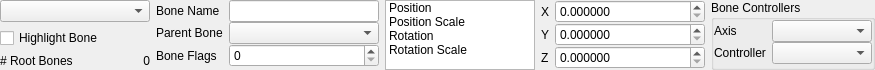
<?xml version="1.0" encoding="UTF-8"?>
<ui version="4.0">
 <class>ui::assets::studiomodel::StudioModelBonesPanel</class>
 <widget class="QWidget" name="ui::assets::studiomodel::StudioModelBonesPanel">
  <property name="geometry">
   <rect>
    <x>0</x>
    <y>0</y>
    <width>860</width>
    <height>73</height>
   </rect>
  </property>
  <property name="windowTitle">
   <string>Form</string>
  </property>
  <layout class="QHBoxLayout" name="horizontalLayout">
   <property name="spacing">
    <number>6</number>
   </property>
   <property name="sizeConstraint">
    <enum>QLayout::SetFixedSize</enum>
   </property>
   <property name="leftMargin">
    <number>0</number>
   </property>
   <property name="topMargin">
    <number>0</number>
   </property>
   <property name="rightMargin">
    <number>0</number>
   </property>
   <property name="bottomMargin">
    <number>0</number>
   </property>
   <item>
    <layout class="QGridLayout" name="gridLayout">
     <property name="sizeConstraint">
      <enum>QLayout::SetDefaultConstraint</enum>
     </property>
     <item row="2" column="0">
      <widget class="QLabel" name="label_18">
       <property name="sizePolicy">
        <sizepolicy hsizetype="Fixed" vsizetype="Preferred">
         <horstretch>0</horstretch>
         <verstretch>0</verstretch>
        </sizepolicy>
       </property>
       <property name="text">
        <string># Root Bones</string>
       </property>
      </widget>
     </item>
     <item row="2" column="1">
      <widget class="QLabel" name="RootBonesCount">
       <property name="text">
        <string>0</string>
       </property>
       <property name="alignment">
        <set>Qt::AlignRight|Qt::AlignTrailing|Qt::AlignVCenter</set>
       </property>
      </widget>
     </item>
     <item row="1" column="0" colspan="2">
      <widget class="QCheckBox" name="HighlightBone">
       <property name="text">
        <string>Highlight Bone</string>
       </property>
       <property name="checked">
        <bool>false</bool>
       </property>
      </widget>
     </item>
     <item row="0" column="0" colspan="2">
      <widget class="QComboBox" name="Bones">
       <property name="sizePolicy">
        <sizepolicy hsizetype="Preferred" vsizetype="Fixed">
         <horstretch>0</horstretch>
         <verstretch>0</verstretch>
        </sizepolicy>
       </property>
       <property name="minimumSize">
        <size>
         <width>150</width>
         <height>0</height>
        </size>
       </property>
       <property name="maximumSize">
        <size>
         <width>16777215</width>
         <height>16777215</height>
        </size>
       </property>
      </widget>
     </item>
     <item row="3" column="0" colspan="2">
      <spacer name="verticalSpacer_2">
       <property name="orientation">
        <enum>Qt::Vertical</enum>
       </property>
       <property name="sizeHint" stdset="0">
        <size>
         <width>20</width>
         <height>0</height>
        </size>
       </property>
      </spacer>
     </item>
    </layout>
   </item>
   <item>
    <layout class="QGridLayout" name="gridLayout_2">
     <property name="verticalSpacing">
      <number>0</number>
     </property>
     <item row="0" column="0">
      <widget class="QLabel" name="label">
       <property name="sizePolicy">
        <sizepolicy hsizetype="Fixed" vsizetype="Preferred">
         <horstretch>0</horstretch>
         <verstretch>0</verstretch>
        </sizepolicy>
       </property>
       <property name="text">
        <string>Bone Name</string>
       </property>
      </widget>
     </item>
     <item row="0" column="1">
      <widget class="QLineEdit" name="BoneName">
       <property name="sizePolicy">
        <sizepolicy hsizetype="Fixed" vsizetype="Fixed">
         <horstretch>0</horstretch>
         <verstretch>0</verstretch>
        </sizepolicy>
       </property>
       <property name="minimumSize">
        <size>
         <width>150</width>
         <height>0</height>
        </size>
       </property>
       <property name="maximumSize">
        <size>
         <width>150</width>
         <height>16777215</height>
        </size>
       </property>
      </widget>
     </item>
     <item row="2" column="0">
      <widget class="QLabel" name="label_3">
       <property name="sizePolicy">
        <sizepolicy hsizetype="Fixed" vsizetype="Preferred">
         <horstretch>0</horstretch>
         <verstretch>0</verstretch>
        </sizepolicy>
       </property>
       <property name="text">
        <string>Bone Flags</string>
       </property>
      </widget>
     </item>
     <item row="2" column="1">
      <widget class="QSpinBox" name="BoneFlags">
       <property name="sizePolicy">
        <sizepolicy hsizetype="Fixed" vsizetype="Fixed">
         <horstretch>0</horstretch>
         <verstretch>0</verstretch>
        </sizepolicy>
       </property>
       <property name="minimumSize">
        <size>
         <width>150</width>
         <height>0</height>
        </size>
       </property>
       <property name="maximumSize">
        <size>
         <width>150</width>
         <height>16777215</height>
        </size>
       </property>
      </widget>
     </item>
     <item row="1" column="1">
      <widget class="QComboBox" name="ParentBone">
       <property name="sizePolicy">
        <sizepolicy hsizetype="Fixed" vsizetype="Fixed">
         <horstretch>0</horstretch>
         <verstretch>0</verstretch>
        </sizepolicy>
       </property>
       <property name="minimumSize">
        <size>
         <width>150</width>
         <height>0</height>
        </size>
       </property>
       <property name="maximumSize">
        <size>
         <width>150</width>
         <height>16777215</height>
        </size>
       </property>
      </widget>
     </item>
     <item row="1" column="0">
      <widget class="QLabel" name="label_2">
       <property name="sizePolicy">
        <sizepolicy hsizetype="Fixed" vsizetype="Preferred">
         <horstretch>0</horstretch>
         <verstretch>0</verstretch>
        </sizepolicy>
       </property>
       <property name="text">
        <string>Parent Bone</string>
       </property>
      </widget>
     </item>
     <item row="3" column="0" colspan="2">
      <spacer name="verticalSpacer_4">
       <property name="orientation">
        <enum>Qt::Vertical</enum>
       </property>
       <property name="sizeHint" stdset="0">
        <size>
         <width>20</width>
         <height>0</height>
        </size>
       </property>
      </spacer>
     </item>
    </layout>
   </item>
   <item>
    <widget class="QListWidget" name="BonePropertyList">
     <property name="sizePolicy">
      <sizepolicy hsizetype="Preferred" vsizetype="Minimum">
       <horstretch>0</horstretch>
       <verstretch>0</verstretch>
      </sizepolicy>
     </property>
     <property name="minimumSize">
      <size>
       <width>150</width>
       <height>0</height>
      </size>
     </property>
     <property name="maximumSize">
      <size>
       <width>16777215</width>
       <height>16777215</height>
      </size>
     </property>
     <property name="verticalScrollBarPolicy">
      <enum>Qt::ScrollBarAlwaysOff</enum>
     </property>
     <property name="horizontalScrollBarPolicy">
      <enum>Qt::ScrollBarAlwaysOff</enum>
     </property>
     <property name="sizeAdjustPolicy">
      <enum>QAbstractScrollArea::AdjustToContentsOnFirstShow</enum>
     </property>
     <item>
      <property name="text">
       <string>Position</string>
      </property>
     </item>
     <item>
      <property name="text">
       <string>Position Scale</string>
      </property>
     </item>
     <item>
      <property name="text">
       <string>Rotation</string>
      </property>
     </item>
     <item>
      <property name="text">
       <string>Rotation Scale</string>
      </property>
     </item>
    </widget>
   </item>
   <item>
    <widget class="QStackedWidget" name="BonePropertyStack">
     <property name="sizePolicy">
      <sizepolicy hsizetype="Preferred" vsizetype="Minimum">
       <horstretch>0</horstretch>
       <verstretch>0</verstretch>
      </sizepolicy>
     </property>
     <property name="currentIndex">
      <number>3</number>
     </property>
     <widget class="QWidget" name="page">
      <property name="sizePolicy">
       <sizepolicy hsizetype="Preferred" vsizetype="Preferred">
        <horstretch>0</horstretch>
        <verstretch>0</verstretch>
       </sizepolicy>
      </property>
      <layout class="QGridLayout" name="gridLayout_3">
       <property name="leftMargin">
        <number>0</number>
       </property>
       <property name="topMargin">
        <number>0</number>
       </property>
       <property name="rightMargin">
        <number>0</number>
       </property>
       <property name="bottomMargin">
        <number>0</number>
       </property>
       <property name="verticalSpacing">
        <number>0</number>
       </property>
       <item row="1" column="1">
        <widget class="QDoubleSpinBox" name="PositionY">
         <property name="sizePolicy">
          <sizepolicy hsizetype="Preferred" vsizetype="Fixed">
           <horstretch>0</horstretch>
           <verstretch>0</verstretch>
          </sizepolicy>
         </property>
         <property name="minimumSize">
          <size>
           <width>150</width>
           <height>0</height>
          </size>
         </property>
         <property name="maximumSize">
          <size>
           <width>16777215</width>
           <height>16777215</height>
          </size>
         </property>
         <property name="decimals">
          <number>6</number>
         </property>
        </widget>
       </item>
       <item row="2" column="1">
        <widget class="QDoubleSpinBox" name="PositionZ">
         <property name="sizePolicy">
          <sizepolicy hsizetype="Preferred" vsizetype="Fixed">
           <horstretch>0</horstretch>
           <verstretch>0</verstretch>
          </sizepolicy>
         </property>
         <property name="minimumSize">
          <size>
           <width>150</width>
           <height>0</height>
          </size>
         </property>
         <property name="maximumSize">
          <size>
           <width>16777215</width>
           <height>16777215</height>
          </size>
         </property>
         <property name="decimals">
          <number>6</number>
         </property>
        </widget>
       </item>
       <item row="1" column="0">
        <widget class="QLabel" name="label_5">
         <property name="sizePolicy">
          <sizepolicy hsizetype="Fixed" vsizetype="Preferred">
           <horstretch>0</horstretch>
           <verstretch>0</verstretch>
          </sizepolicy>
         </property>
         <property name="text">
          <string>Y</string>
         </property>
        </widget>
       </item>
       <item row="0" column="0">
        <widget class="QLabel" name="label_4">
         <property name="sizePolicy">
          <sizepolicy hsizetype="Fixed" vsizetype="Preferred">
           <horstretch>0</horstretch>
           <verstretch>0</verstretch>
          </sizepolicy>
         </property>
         <property name="text">
          <string>X</string>
         </property>
        </widget>
       </item>
       <item row="0" column="1">
        <widget class="QDoubleSpinBox" name="PositionX">
         <property name="sizePolicy">
          <sizepolicy hsizetype="Preferred" vsizetype="Fixed">
           <horstretch>0</horstretch>
           <verstretch>0</verstretch>
          </sizepolicy>
         </property>
         <property name="minimumSize">
          <size>
           <width>150</width>
           <height>0</height>
          </size>
         </property>
         <property name="maximumSize">
          <size>
           <width>16777215</width>
           <height>16777215</height>
          </size>
         </property>
         <property name="decimals">
          <number>6</number>
         </property>
        </widget>
       </item>
       <item row="2" column="0">
        <widget class="QLabel" name="label_6">
         <property name="sizePolicy">
          <sizepolicy hsizetype="Fixed" vsizetype="Preferred">
           <horstretch>0</horstretch>
           <verstretch>0</verstretch>
          </sizepolicy>
         </property>
         <property name="text">
          <string>Z</string>
         </property>
        </widget>
       </item>
       <item row="3" column="1">
        <spacer name="verticalSpacer_6">
         <property name="orientation">
          <enum>Qt::Vertical</enum>
         </property>
         <property name="sizeHint" stdset="0">
          <size>
           <width>20</width>
           <height>0</height>
          </size>
         </property>
        </spacer>
       </item>
      </layout>
     </widget>
     <widget class="QWidget" name="page_2">
      <layout class="QGridLayout" name="gridLayout_4">
       <property name="leftMargin">
        <number>0</number>
       </property>
       <property name="topMargin">
        <number>0</number>
       </property>
       <property name="rightMargin">
        <number>0</number>
       </property>
       <property name="bottomMargin">
        <number>0</number>
       </property>
       <property name="verticalSpacing">
        <number>0</number>
       </property>
       <item row="1" column="1">
        <widget class="QDoubleSpinBox" name="PositionScaleY">
         <property name="sizePolicy">
          <sizepolicy hsizetype="Preferred" vsizetype="Fixed">
           <horstretch>0</horstretch>
           <verstretch>0</verstretch>
          </sizepolicy>
         </property>
         <property name="minimumSize">
          <size>
           <width>150</width>
           <height>0</height>
          </size>
         </property>
         <property name="maximumSize">
          <size>
           <width>16777215</width>
           <height>16777215</height>
          </size>
         </property>
         <property name="decimals">
          <number>6</number>
         </property>
        </widget>
       </item>
       <item row="0" column="0">
        <widget class="QLabel" name="label_7">
         <property name="sizePolicy">
          <sizepolicy hsizetype="Fixed" vsizetype="Preferred">
           <horstretch>0</horstretch>
           <verstretch>0</verstretch>
          </sizepolicy>
         </property>
         <property name="text">
          <string>X</string>
         </property>
        </widget>
       </item>
       <item row="0" column="1">
        <widget class="QDoubleSpinBox" name="PositionScaleX">
         <property name="sizePolicy">
          <sizepolicy hsizetype="Preferred" vsizetype="Fixed">
           <horstretch>0</horstretch>
           <verstretch>0</verstretch>
          </sizepolicy>
         </property>
         <property name="minimumSize">
          <size>
           <width>150</width>
           <height>0</height>
          </size>
         </property>
         <property name="maximumSize">
          <size>
           <width>16777215</width>
           <height>16777215</height>
          </size>
         </property>
         <property name="decimals">
          <number>6</number>
         </property>
        </widget>
       </item>
       <item row="2" column="0">
        <widget class="QLabel" name="label_9">
         <property name="sizePolicy">
          <sizepolicy hsizetype="Fixed" vsizetype="Preferred">
           <horstretch>0</horstretch>
           <verstretch>0</verstretch>
          </sizepolicy>
         </property>
         <property name="text">
          <string>Z</string>
         </property>
        </widget>
       </item>
       <item row="1" column="0">
        <widget class="QLabel" name="label_8">
         <property name="sizePolicy">
          <sizepolicy hsizetype="Fixed" vsizetype="Preferred">
           <horstretch>0</horstretch>
           <verstretch>0</verstretch>
          </sizepolicy>
         </property>
         <property name="text">
          <string>Y</string>
         </property>
        </widget>
       </item>
       <item row="2" column="1">
        <widget class="QDoubleSpinBox" name="PositionScaleZ">
         <property name="sizePolicy">
          <sizepolicy hsizetype="Preferred" vsizetype="Fixed">
           <horstretch>0</horstretch>
           <verstretch>0</verstretch>
          </sizepolicy>
         </property>
         <property name="minimumSize">
          <size>
           <width>150</width>
           <height>0</height>
          </size>
         </property>
         <property name="maximumSize">
          <size>
           <width>16777215</width>
           <height>16777215</height>
          </size>
         </property>
         <property name="decimals">
          <number>6</number>
         </property>
        </widget>
       </item>
       <item row="3" column="1">
        <spacer name="verticalSpacer_7">
         <property name="orientation">
          <enum>Qt::Vertical</enum>
         </property>
         <property name="sizeHint" stdset="0">
          <size>
           <width>20</width>
           <height>0</height>
          </size>
         </property>
        </spacer>
       </item>
      </layout>
     </widget>
     <widget class="QWidget" name="page_3">
      <layout class="QGridLayout" name="gridLayout_5">
       <property name="leftMargin">
        <number>0</number>
       </property>
       <property name="topMargin">
        <number>0</number>
       </property>
       <property name="rightMargin">
        <number>0</number>
       </property>
       <property name="bottomMargin">
        <number>0</number>
       </property>
       <property name="verticalSpacing">
        <number>0</number>
       </property>
       <item row="1" column="1">
        <widget class="QDoubleSpinBox" name="RotationY">
         <property name="sizePolicy">
          <sizepolicy hsizetype="Preferred" vsizetype="Fixed">
           <horstretch>0</horstretch>
           <verstretch>0</verstretch>
          </sizepolicy>
         </property>
         <property name="minimumSize">
          <size>
           <width>150</width>
           <height>0</height>
          </size>
         </property>
         <property name="maximumSize">
          <size>
           <width>16777215</width>
           <height>16777215</height>
          </size>
         </property>
         <property name="decimals">
          <number>6</number>
         </property>
        </widget>
       </item>
       <item row="2" column="1">
        <widget class="QDoubleSpinBox" name="RotationZ">
         <property name="sizePolicy">
          <sizepolicy hsizetype="Preferred" vsizetype="Fixed">
           <horstretch>0</horstretch>
           <verstretch>0</verstretch>
          </sizepolicy>
         </property>
         <property name="minimumSize">
          <size>
           <width>150</width>
           <height>0</height>
          </size>
         </property>
         <property name="maximumSize">
          <size>
           <width>16777215</width>
           <height>16777215</height>
          </size>
         </property>
         <property name="decimals">
          <number>6</number>
         </property>
        </widget>
       </item>
       <item row="1" column="0">
        <widget class="QLabel" name="label_11">
         <property name="sizePolicy">
          <sizepolicy hsizetype="Fixed" vsizetype="Preferred">
           <horstretch>0</horstretch>
           <verstretch>0</verstretch>
          </sizepolicy>
         </property>
         <property name="text">
          <string>Y</string>
         </property>
        </widget>
       </item>
       <item row="0" column="0">
        <widget class="QLabel" name="label_10">
         <property name="sizePolicy">
          <sizepolicy hsizetype="Fixed" vsizetype="Preferred">
           <horstretch>0</horstretch>
           <verstretch>0</verstretch>
          </sizepolicy>
         </property>
         <property name="text">
          <string>X</string>
         </property>
        </widget>
       </item>
       <item row="0" column="1">
        <widget class="QDoubleSpinBox" name="RotationX">
         <property name="sizePolicy">
          <sizepolicy hsizetype="Preferred" vsizetype="Fixed">
           <horstretch>0</horstretch>
           <verstretch>0</verstretch>
          </sizepolicy>
         </property>
         <property name="minimumSize">
          <size>
           <width>150</width>
           <height>0</height>
          </size>
         </property>
         <property name="maximumSize">
          <size>
           <width>16777215</width>
           <height>16777215</height>
          </size>
         </property>
         <property name="decimals">
          <number>6</number>
         </property>
        </widget>
       </item>
       <item row="2" column="0">
        <widget class="QLabel" name="label_12">
         <property name="sizePolicy">
          <sizepolicy hsizetype="Fixed" vsizetype="Preferred">
           <horstretch>0</horstretch>
           <verstretch>0</verstretch>
          </sizepolicy>
         </property>
         <property name="text">
          <string>Z</string>
         </property>
        </widget>
       </item>
       <item row="3" column="1">
        <spacer name="verticalSpacer_8">
         <property name="orientation">
          <enum>Qt::Vertical</enum>
         </property>
         <property name="sizeHint" stdset="0">
          <size>
           <width>20</width>
           <height>0</height>
          </size>
         </property>
        </spacer>
       </item>
      </layout>
     </widget>
     <widget class="QWidget" name="page_4">
      <layout class="QGridLayout" name="gridLayout_6">
       <property name="leftMargin">
        <number>0</number>
       </property>
       <property name="topMargin">
        <number>0</number>
       </property>
       <property name="rightMargin">
        <number>0</number>
       </property>
       <property name="bottomMargin">
        <number>0</number>
       </property>
       <property name="verticalSpacing">
        <number>0</number>
       </property>
       <item row="0" column="1">
        <widget class="QDoubleSpinBox" name="RotationScaleX">
         <property name="sizePolicy">
          <sizepolicy hsizetype="Preferred" vsizetype="Fixed">
           <horstretch>0</horstretch>
           <verstretch>0</verstretch>
          </sizepolicy>
         </property>
         <property name="minimumSize">
          <size>
           <width>150</width>
           <height>0</height>
          </size>
         </property>
         <property name="maximumSize">
          <size>
           <width>16777215</width>
           <height>16777215</height>
          </size>
         </property>
         <property name="decimals">
          <number>6</number>
         </property>
        </widget>
       </item>
       <item row="0" column="0">
        <widget class="QLabel" name="label_13">
         <property name="sizePolicy">
          <sizepolicy hsizetype="Fixed" vsizetype="Preferred">
           <horstretch>0</horstretch>
           <verstretch>0</verstretch>
          </sizepolicy>
         </property>
         <property name="text">
          <string>X</string>
         </property>
        </widget>
       </item>
       <item row="1" column="1">
        <widget class="QDoubleSpinBox" name="RotationScaleY">
         <property name="sizePolicy">
          <sizepolicy hsizetype="Preferred" vsizetype="Fixed">
           <horstretch>0</horstretch>
           <verstretch>0</verstretch>
          </sizepolicy>
         </property>
         <property name="minimumSize">
          <size>
           <width>150</width>
           <height>0</height>
          </size>
         </property>
         <property name="maximumSize">
          <size>
           <width>16777215</width>
           <height>16777215</height>
          </size>
         </property>
         <property name="decimals">
          <number>6</number>
         </property>
        </widget>
       </item>
       <item row="2" column="0">
        <widget class="QLabel" name="label_14">
         <property name="sizePolicy">
          <sizepolicy hsizetype="Fixed" vsizetype="Preferred">
           <horstretch>0</horstretch>
           <verstretch>0</verstretch>
          </sizepolicy>
         </property>
         <property name="text">
          <string>Z</string>
         </property>
        </widget>
       </item>
       <item row="1" column="0">
        <widget class="QLabel" name="label_15">
         <property name="sizePolicy">
          <sizepolicy hsizetype="Fixed" vsizetype="Preferred">
           <horstretch>0</horstretch>
           <verstretch>0</verstretch>
          </sizepolicy>
         </property>
         <property name="text">
          <string>Y</string>
         </property>
        </widget>
       </item>
       <item row="2" column="1">
        <widget class="QDoubleSpinBox" name="RotationScaleZ">
         <property name="sizePolicy">
          <sizepolicy hsizetype="Preferred" vsizetype="Fixed">
           <horstretch>0</horstretch>
           <verstretch>0</verstretch>
          </sizepolicy>
         </property>
         <property name="minimumSize">
          <size>
           <width>150</width>
           <height>0</height>
          </size>
         </property>
         <property name="maximumSize">
          <size>
           <width>16777215</width>
           <height>16777215</height>
          </size>
         </property>
         <property name="decimals">
          <number>6</number>
         </property>
        </widget>
       </item>
       <item row="3" column="1">
        <spacer name="verticalSpacer_5">
         <property name="orientation">
          <enum>Qt::Vertical</enum>
         </property>
         <property name="sizeHint" stdset="0">
          <size>
           <width>20</width>
           <height>0</height>
          </size>
         </property>
        </spacer>
       </item>
      </layout>
     </widget>
    </widget>
   </item>
   <item>
    <widget class="QGroupBox" name="BoneControllers">
     <property name="title">
      <string>Bone Controllers</string>
     </property>
     <property name="flat">
      <bool>true</bool>
     </property>
     <layout class="QGridLayout" name="gridLayout_7">
      <property name="leftMargin">
       <number>0</number>
      </property>
      <property name="topMargin">
       <number>0</number>
      </property>
      <property name="rightMargin">
       <number>0</number>
      </property>
      <property name="bottomMargin">
       <number>0</number>
      </property>
      <property name="verticalSpacing">
       <number>0</number>
      </property>
      <item row="0" column="0">
       <widget class="QLabel" name="label_16">
        <property name="sizePolicy">
         <sizepolicy hsizetype="Fixed" vsizetype="Preferred">
          <horstretch>0</horstretch>
          <verstretch>0</verstretch>
         </sizepolicy>
        </property>
        <property name="text">
         <string>Axis</string>
        </property>
       </widget>
      </item>
      <item row="1" column="0">
       <widget class="QLabel" name="label_17">
        <property name="sizePolicy">
         <sizepolicy hsizetype="Fixed" vsizetype="Preferred">
          <horstretch>0</horstretch>
          <verstretch>0</verstretch>
         </sizepolicy>
        </property>
        <property name="text">
         <string>Controller</string>
        </property>
       </widget>
      </item>
      <item row="0" column="1">
       <widget class="QComboBox" name="BoneControllerAxis">
        <property name="sizePolicy">
         <sizepolicy hsizetype="Preferred" vsizetype="Fixed">
          <horstretch>0</horstretch>
          <verstretch>0</verstretch>
         </sizepolicy>
        </property>
        <property name="minimumSize">
         <size>
          <width>100</width>
          <height>0</height>
         </size>
        </property>
        <property name="maximumSize">
         <size>
          <width>16777215</width>
          <height>16777215</height>
         </size>
        </property>
        <property name="currentIndex">
         <number>-1</number>
        </property>
        <item>
         <property name="text">
          <string>X</string>
         </property>
        </item>
        <item>
         <property name="text">
          <string>Y</string>
         </property>
        </item>
        <item>
         <property name="text">
          <string>Z</string>
         </property>
        </item>
        <item>
         <property name="text">
          <string>XR</string>
         </property>
        </item>
        <item>
         <property name="text">
          <string>XY</string>
         </property>
        </item>
        <item>
         <property name="text">
          <string>XZ</string>
         </property>
        </item>
       </widget>
      </item>
      <item row="1" column="1">
       <widget class="QComboBox" name="BoneController">
        <property name="sizePolicy">
         <sizepolicy hsizetype="Preferred" vsizetype="Fixed">
          <horstretch>0</horstretch>
          <verstretch>0</verstretch>
         </sizepolicy>
        </property>
        <property name="minimumSize">
         <size>
          <width>100</width>
          <height>0</height>
         </size>
        </property>
        <property name="maximumSize">
         <size>
          <width>16777215</width>
          <height>16777215</height>
         </size>
        </property>
       </widget>
      </item>
      <item row="2" column="0" colspan="2">
       <spacer name="verticalSpacer_3">
        <property name="orientation">
         <enum>Qt::Vertical</enum>
        </property>
        <property name="sizeHint" stdset="0">
         <size>
          <width>20</width>
          <height>0</height>
         </size>
        </property>
       </spacer>
      </item>
     </layout>
    </widget>
   </item>
  </layout>
 </widget>
 <resources/>
 <connections/>
</ui>
